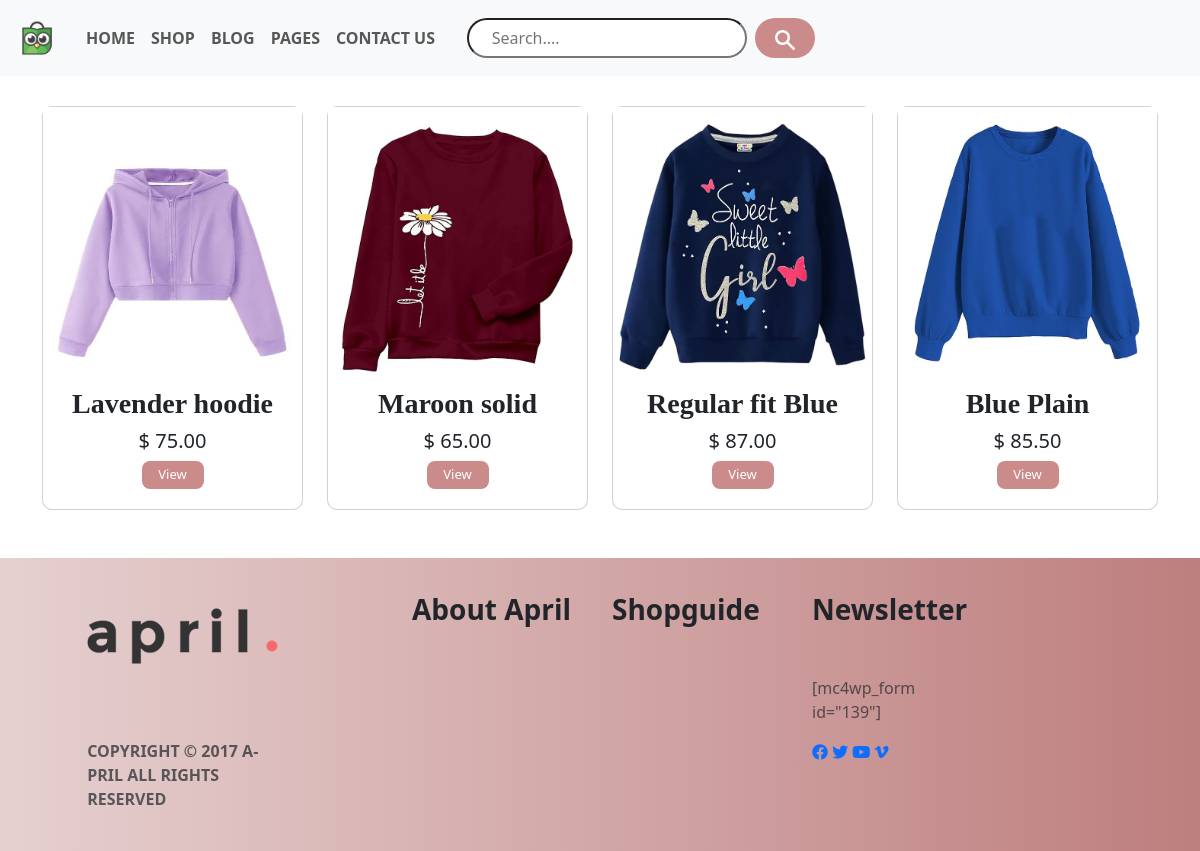
The page /subcat/SWEATSHIRTS on the database its author committed.
### app/models.py (models this page shows)
class SubModel(models.Model):
    category=models.TextField(null=True)
    imgg=models.ImageField(upload_to="images",blank=True,null=True)
    prodname=models.TextField()
    prodprice=models.TextField()
    imgone=models.ImageField(upload_to="images",blank=True,null=True)
    imgtwo=models.ImageField(upload_to="images",blank=True,null=True)
    desc=models.TextField(null=True)

### app/views.py (the view)
# urls.py: path('subcat/<str:category>',views.subcat,name='subcat'),
def subcat(request,category):
    subdata=SubModel.objects.filter(category=category)
    print("hi")
    return render(request,"subcat.html",{"subdata":subdata})

### app/templates/subcat.html (shortened to what this page needs)
<!DOCTYPE html>
{% load static %}
<html lang="en">
<head>
    <link href="https://cdn.jsdelivr.net/npm/bootstrap@5.3.3/dist/css/bootstrap.min.css" rel="stylesheet">
    <link rel="stylesheet" href="https://cdnjs.cloudflare.com/ajax/libs/font-awesome/6.0.0-beta3/css/all.min.css">
</head>
<body>
    <nav class="navbar navbar-expand-sm bg-light fixed-top ">
        <div class="container-fluid">
            <a class="navbar-brand" href="#">
                <img src="{% static 'images/shoppy.png' %}" alt="Logo" style="width:50px; height: 50px;" >
              </a>
          <ul class="navbar-nav">
            <li class="nav-item">
              <a class="nav-link" href="{% url 'homee' %}"><b>HOME</b></a>
            </li>
            <li class="nav-item">
              <a class="nav-link" href="{% url 'display' %}"><b>SHOP</b></a>
            </li>
            <li class="nav-item">
              <a class="nav-link" href="#"><b>BLOG</b></a>
            </li>
            <li class="nav-item">
                <a class="nav-link" href="#"><b>PAGES</b></a>
              </li>
            <li class="nav-item">
                <a class="nav-link" href="#"><b>CONTACT&nbsp;US</b></a>
              </li>
          </ul>
        </div>
          <div class="container" >
            <input  class=" me-2" type="text" placeholder="     Search...." style="border-radius: 20px; height: 40px; width: 280px;" >
            <button class="btn " type="button" style="margin-right: 400px; height: 40px; border-radius: 20px; width: 60px; background-color: rgb(204, 139, 139); "> <img src="{% static 'images/searchicon.png' %}" alt="no" style="width:20px; height: 20px;" > </button>
          </div>
      </nav>
      <br><br>
    <div class="container mt-5">
        <div class="row">
            {% for i in subdata %}
            <div class="col-3">
              <div class="card" style="margin-top: 10px; border-radius: 10px;">
            {% if i.imgg %}
            <img src="{{i.imgg.url}}" alt="no" width="100%" height="280px">
            {% else %}
               No Img
               {%endif%}
               <div>
                <center><h3 style="font-family: font-awesome;"><b>{{i.prodname}}</b></h3></center>
            <center><h5>$ {{i.prodprice}}</h5></center>
            <center><button style="height: 28px;font-size: small;border-radius: 8px;border: none; background-color: rgb(204,139,139);width: 62px;margin-bottom: 20px;"><a style="text-decoration: none; color:white;" href="{% url 'detaildsply' i.id %}">View</a></button></center>
          </div>
          </div>
            </div>
            {%endfor%}
        </div>
    </div>
<div class="container-fluid  mt-5" style="background-image: linear-gradient(to right,rgb(230, 208, 208) , rgb(190, 126, 126));">
    <div class="row">
      <div class="col-4">
      <img src="{% static 'images/aprillogo.png' %}" alt="no" style="margin-left: 20%; margin-top: 50px;">
      <br>
      <p style="margin-left: 20%; margin-top: 20%; opacity: 0.7;"><b>COPYRIGHT © 2017 A- <br >PRIL ALL RIGHTS <br> RESERVED</b></p> <br>
      </div>
      <div class="col-2">
         <h3 style="margin-top: 20%;"><b>About April</b></h3>
      </div>
      <div class="col-2">
        <h3 style="margin-top: 20%;"><b>Shopguide</b></h3>
     </div>
     <div class="col-2">
      <h3 style="margin-top: 20%;"><b>Newsletter</b></h3>
      <br>
      <p style="margin-top: 10%; opacity: 0.7;">[mc4wp_form id="139"]</p>
      <a href="#" ><i class="fa-brands fa-facebook"></i></a>
      <a href="#"><i class="fa-brands fa-twitter"></i></a>
      <a href="#"><i class="fa-brands fa-youtube"></i></a>
      <a href="#"><i class="fa-brands fa-vimeo-v"></i></a>
   </div>
    </div>
  </div>
</body>
</html>

### rows shown on the page
SubModel: imgg (picture), prodname "Lavender hoodie", prodprice "75.00"
SubModel: imgg (picture), prodname "Maroon solid", prodprice "65.00"
SubModel: imgg (picture), prodname "Regular fit Blue", prodprice "87.00"
SubModel: imgg (picture), prodname "Blue Plain", prodprice "85.50"
